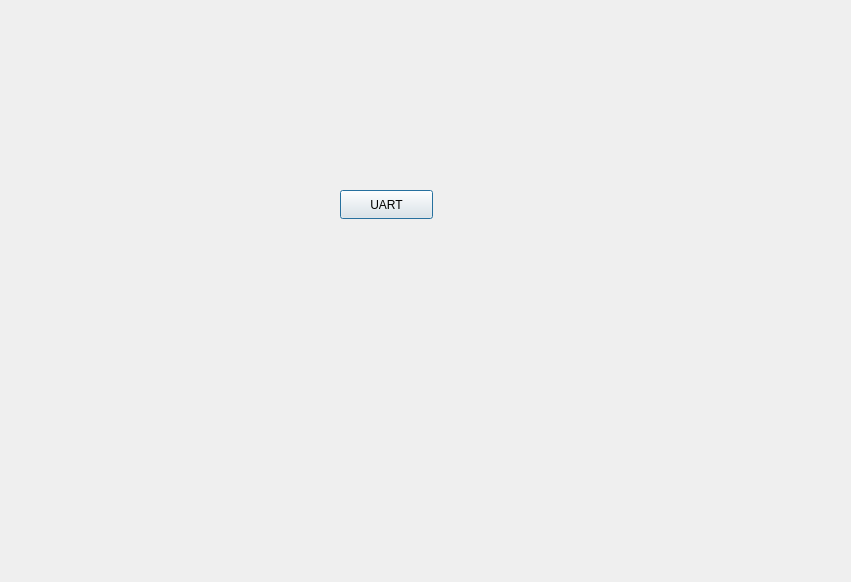
<?xml version="1.0" encoding="UTF-8"?>
<ui version="4.0">
 <class>Dialog</class>
 <widget class="QDialog" name="Dialog">
  <property name="geometry">
   <rect>
    <x>0</x>
    <y>0</y>
    <width>851</width>
    <height>582</height>
   </rect>
  </property>
  <property name="windowTitle">
   <string>Dialog</string>
  </property>
  <widget class="QWidget" name="widget" native="true">
   <property name="geometry">
    <rect>
     <x>80</x>
     <y>70</y>
     <width>621</width>
     <height>371</height>
    </rect>
   </property>
   <widget class="QPushButton" name="pushButton">
    <property name="geometry">
     <rect>
      <x>260</x>
      <y>120</y>
      <width>93</width>
      <height>29</height>
     </rect>
    </property>
    <property name="text">
     <string>UART</string>
    </property>
   </widget>
  </widget>
 </widget>
 <resources/>
 <connections/>
</ui>
